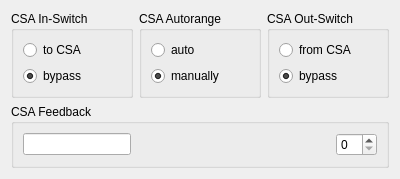
<?xml version="1.0" encoding="UTF-8"?>
<ui version="4.0">
 <class>PolandCSAWidget</class>
 <widget class="QWidget" name="PolandCSAWidget">
  <property name="geometry">
   <rect>
    <x>0</x>
    <y>0</y>
    <width>400</width>
    <height>160</height>
   </rect>
  </property>
  <property name="windowTitle">
   <string>PolandCSAWidget</string>
  </property>
  <layout class="QGridLayout" name="gridLayout_4">
   <item row="0" column="0">
    <widget class="QGroupBox" name="CSA_inswitch_groupbox">
     <property name="toolTip">
      <string>Set CSA Input switch mode</string>
     </property>
     <property name="title">
      <string>CSA In-Switch</string>
     </property>
     <layout class="QGridLayout" name="gridLayout_2">
      <item row="0" column="0">
       <widget class="QRadioButton" name="CSA_inswitch_tocsa_radioButton">
        <property name="text">
         <string>to CSA</string>
        </property>
       </widget>
      </item>
      <item row="1" column="0">
       <widget class="QRadioButton" name="CSA_inswitch_bypass_radioButton">
        <property name="text">
         <string>bypass</string>
        </property>
        <property name="checked">
         <bool>true</bool>
        </property>
       </widget>
      </item>
     </layout>
    </widget>
   </item>
   <item row="0" column="1">
    <widget class="QGroupBox" name="CSA_autorange_groupbox">
     <property name="toolTip">
      <string>Set CSA auto range mode</string>
     </property>
     <property name="title">
      <string>CSA Autorange</string>
     </property>
     <layout class="QGridLayout" name="gridLayout">
      <item row="0" column="0">
       <widget class="QRadioButton" name="CSA_autorange_auto_radioButton">
        <property name="text">
         <string>auto</string>
        </property>
       </widget>
      </item>
      <item row="1" column="0">
       <widget class="QRadioButton" name="CSA_autorange_manual_radioButton">
        <property name="text">
         <string>manually</string>
        </property>
        <property name="checked">
         <bool>true</bool>
        </property>
       </widget>
      </item>
     </layout>
    </widget>
   </item>
   <item row="0" column="2">
    <widget class="QGroupBox" name="CSA_outswitch_groupbox">
     <property name="toolTip">
      <string>Set CSA output switch mode</string>
     </property>
     <property name="title">
      <string>CSA Out-Switch</string>
     </property>
     <layout class="QGridLayout" name="gridLayout_3">
      <item row="0" column="0">
       <widget class="QRadioButton" name="CSA_outswitch_fromcsa_radioButton">
        <property name="text">
         <string>from CSA</string>
        </property>
       </widget>
      </item>
      <item row="1" column="0">
       <widget class="QRadioButton" name="CSA_outswitch_bypass_radioButton">
        <property name="text">
         <string>bypass</string>
        </property>
        <property name="checked">
         <bool>true</bool>
        </property>
       </widget>
      </item>
     </layout>
    </widget>
   </item>
   <item row="1" column="0" colspan="3">
    <widget class="QGroupBox" name="CSA_feedbackgroupBox">
     <property name="title">
      <string>CSA Feedback</string>
     </property>
     <layout class="QHBoxLayout" name="horizontalLayout">
      <item>
       <widget class="QLineEdit" name="CSA_feedbackLineEdit">
        <property name="sizePolicy">
         <sizepolicy hsizetype="Fixed" vsizetype="Fixed">
          <horstretch>0</horstretch>
          <verstretch>0</verstretch>
         </sizepolicy>
        </property>
        <property name="toolTip">
         <string>Feedback value for Charge Sensitive Amplifier</string>
        </property>
        <property name="readOnly">
         <bool>false</bool>
        </property>
       </widget>
      </item>
      <item>
       <spacer name="horizontalSpacer">
        <property name="orientation">
         <enum>Qt::Horizontal</enum>
        </property>
        <property name="sizeHint" stdset="0">
         <size>
          <width>202</width>
          <height>20</height>
         </size>
        </property>
       </spacer>
      </item>
      <item>
       <widget class="QSpinBox" name="CSA_feedback_spinBox">
        <property name="sizePolicy">
         <sizepolicy hsizetype="Fixed" vsizetype="Fixed">
          <horstretch>0</horstretch>
          <verstretch>0</verstretch>
         </sizepolicy>
        </property>
        <property name="toolTip">
         <string>Feedback value for Charge Sensitive Amplifier</string>
        </property>
        <property name="maximum">
         <number>15</number>
        </property>
       </widget>
      </item>
     </layout>
    </widget>
   </item>
  </layout>
 </widget>
 <resources/>
 <connections/>
</ui>
